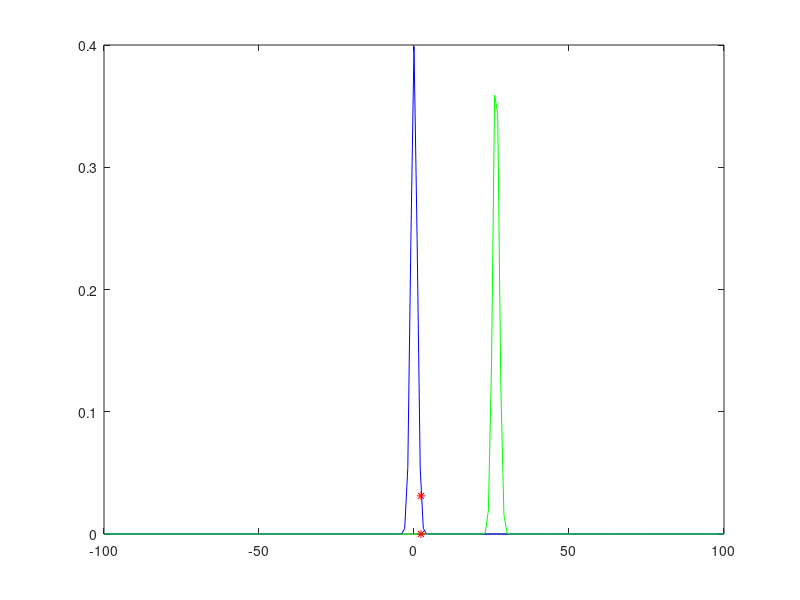

Reproduce this figure in MATLAB.
% function power_img = spm_power(alpha, df, error)
% function power_img = spm_power(alpha, df, error)
%
% computes the power of a t-test accross
% several images of every voxel.
%
% Luis Hernandez
% University of Michigan
% Last Edit 1-27-2000
%
% The null hypothesis is that each images has a value equal
% to the mean value of all the images in the group.
% The alternative hypothesis is that they are not (double sided test)
% a p-value less than alpha means that they are different. 
%
% Arguments and defaults:
% 	alpha: 	significance level (0.05)
% 	df :   	degrees of freedom (number of images * average number of Ressels)
% 	error: 	Numbber of standard deviations of error to assume, when
%			calculating the power (1)
% 	files.txt: a text file containing the filenames (with path) of
%			of the images to test
%
% Output:
% 	power.img 
%	p-value.img
%


hold off

% generate dummy data
 data = [100:5:130];

% Read in the data
% pFile = fopen('./files.txt','r');
% if pFile == -1
%   msgbox('I need files.txt, which must contain the names of the files to analyze');
%   return
% end

%old_path=pwd;
%done=0;
%
%while ~done  
%   [filename newpath] = uigetfile('*.img','SELECT IMAGES FOR TEST, hit CANCEL when finished',200,200);
%   if newpath==0,
%      done=1;
%   else%
%	   cd (newpath)
%	   hdrname = [filename([1:size(filename,2)-4]) '.hdr']
%	   h = read_hdr(hdrname);   
%	   img_data = read_img_data(h,filename);
%	   if(~exist('data'))
%	      data = img_data';
%	   else 
%	      data = [data img_data'];
%      end
%      clear img_data;
%   end   
%end



% compute NUmber Average Number of Ressels
avgRessels = size(data,2)*100;
% avgRessels = 150

%if nargin == 0,
   alpha = 0.05/2;  % Significance level
   df = avgRessels-1;
	error = 1;
%end

% compute Z-scores for all images
x_mean  = mean(data,2);
x_var = (var(data'))';
x_sigma = sqrt(x_var);
%clear x_var;

% change the size of the matrices to avoid for loops
x_mean = x_mean * ones(1,size(data,2));
x_sigma = x_sigma * ones(1,size(data,2));

disp('computing t_score ...')
t_score = (data - x_mean) ./ (x_sigma/sqrt(avgRessels) )
disp('done')

disp('computing p_value ...')
p_value = (1 - tcdf(t_score,df))
mean_p_value =  mean(p_value,2)
%clear p_value;
disp('done')

% make a plot of the t-ditribution
t=[-100:100];
f = tpdf(t,df);
plot( t , f,'b')
hold on
% pause

% compute power assuming that we are wrong and the truth is one 
% some standard deviations higher. The t_score in this ideal distribution
% is then given by
% t_ideal = t_score - error * sqrt(avgRessels)

% make a plot of the ideal ditribution
t=[-100:100];
f = tpdf(t - error * sqrt(avgRessels),df);
plot(t,f,'g')
%
	
	
% find critical t-score for this significance level(alpha)
% and plot it
t = 0;
p=alpha*2;  %(some initial value)
while (p >= alpha),
  		p = (1-tcdf(t,df))*2;
  		t = t + 0.01;
end
t_alpha = t;

plot(t_alpha, tpdf(t_alpha, df), 'r*')
plot(t_alpha, tpdf(t_alpha - (error) * sqrt(avgRessels), df), 'r*')


disp('computing beta ...')
beta = tcdf(t_alpha - error * sqrt(avgRessels), df)
power = 1 - beta
disp('done')

mean_power =  mean(power,2);
   

%cd(old_path);
%
%write_hdr('power.hdr',h);
%write_img_data('power.img',mean_power,h);
%write_hdr('p-value.hdr',h);
%write_img_data('p-value.img',mean_p_value,h);


%return
